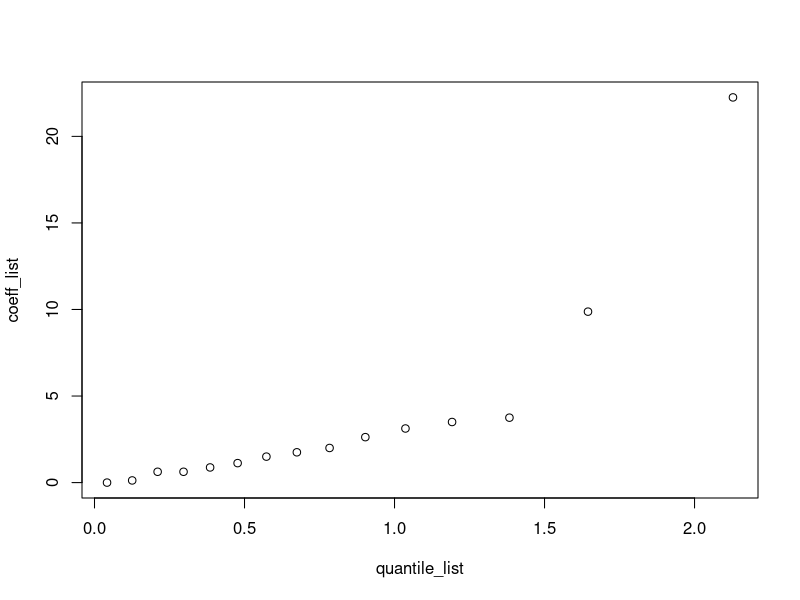
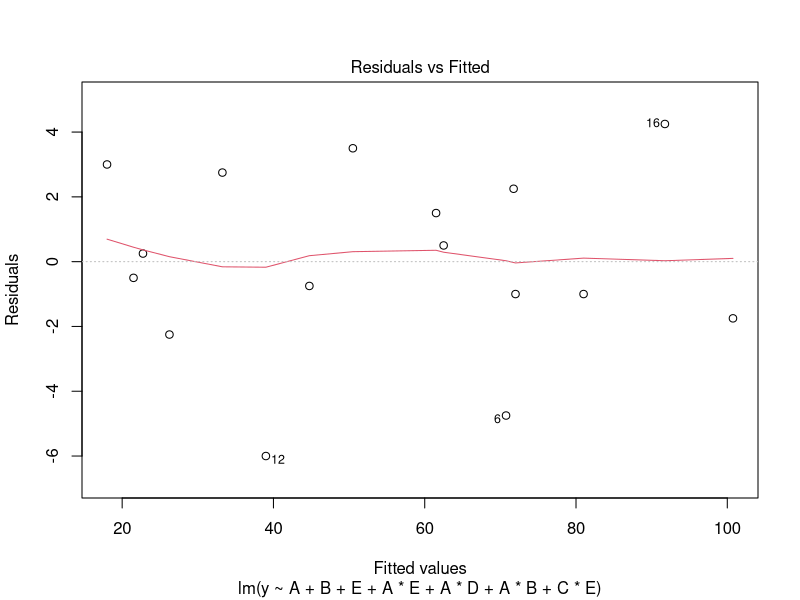
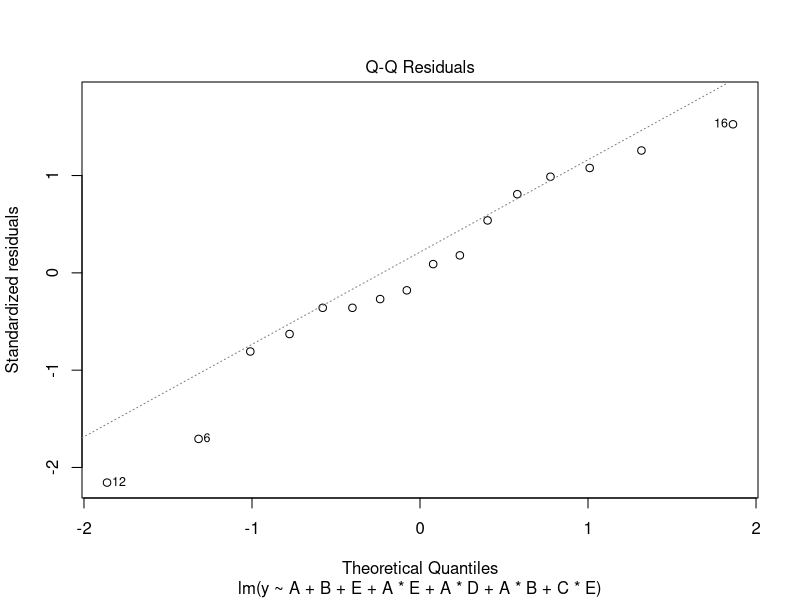
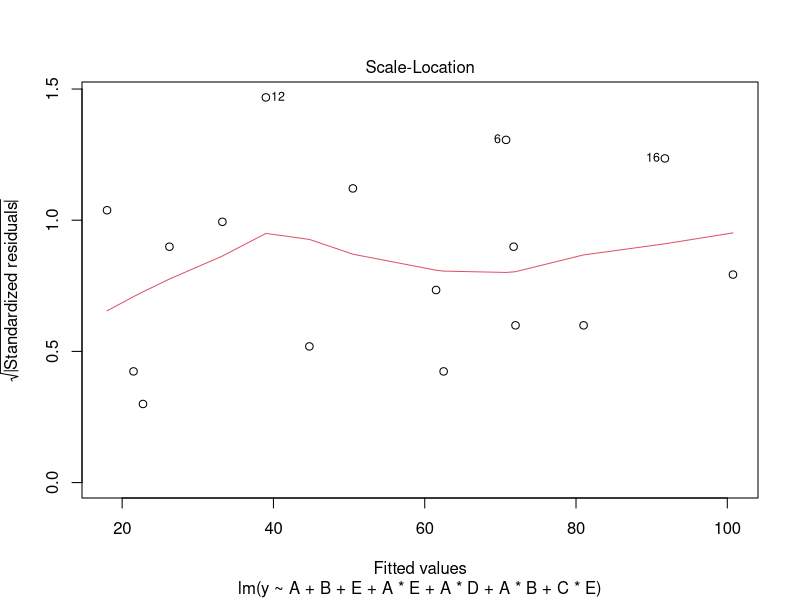

Reproduce these figures in R, in order.
#DOE HW5 Last Q
MyData <- read.csv(file="Book1.csv", header=TRUE, sep=",")

model2 = lm(formula = y ~ A+B+C+D+E+A*B+A*C+A*D+A*E+B*C+B*D+B*E+C*D+C*E+D*E, data=MyData)

coeff_list = sort(abs(model2$coefficients))
coeff_list = coeff_list[1:15]
quantile_list = matrix(0,1,15)

for(i in c(1:15)){
  quantile_list[i] = qnorm(0.5 + (i-0.5)/30)
}

plot(quantile_list, coeff_list)

model3 = lm(formula = y ~ A+B+E+A*E+A*D+A*B+C*E, data=MyData)
plot(model3)

